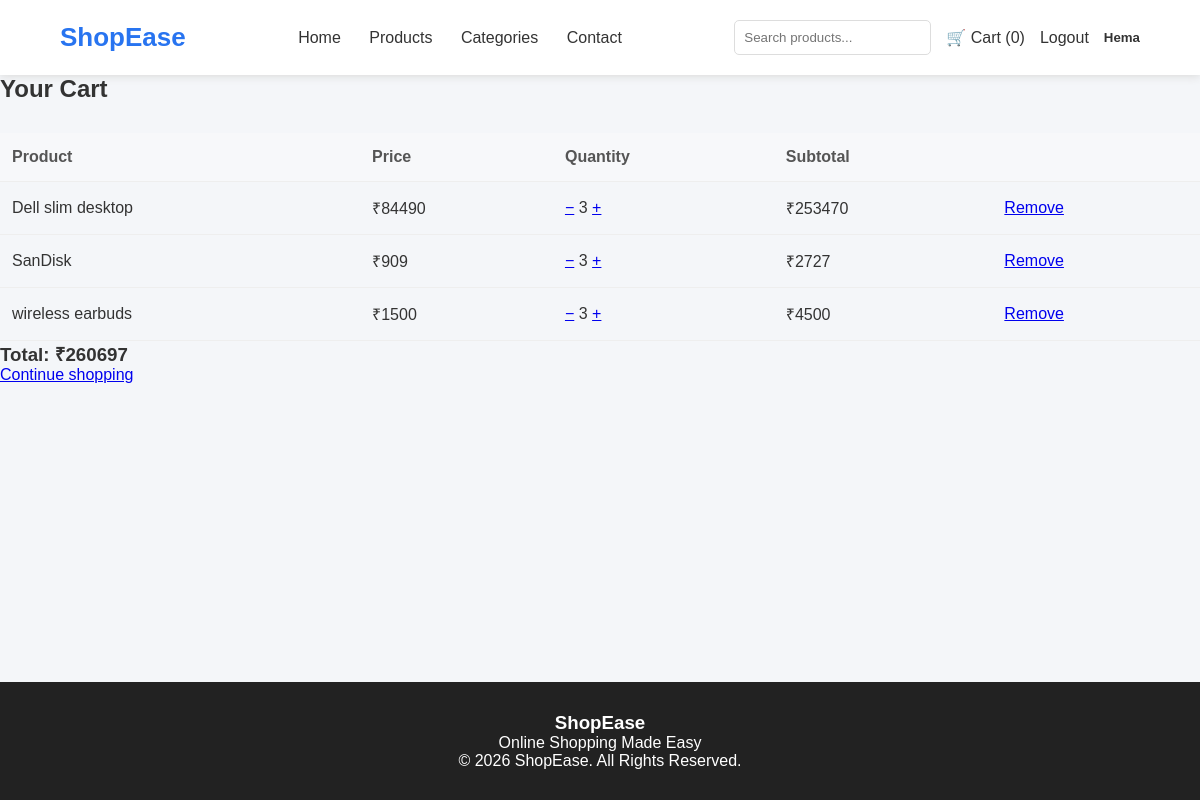
The page /products/cart (signed in) on the database as committed earlier.
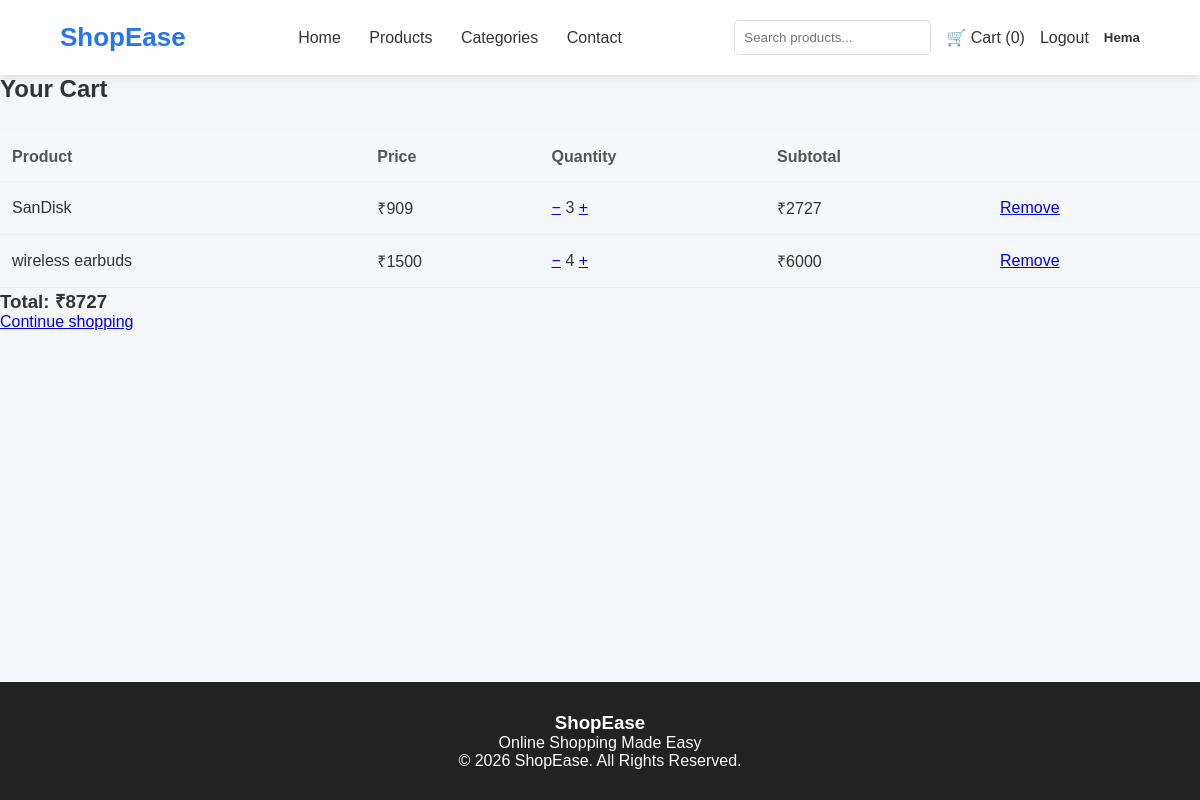
The same page on the database as committed later.
### products/models.py (models this page shows, shortened)
class CartItem(models.Model):
    user = models.ForeignKey(User,on_delete=models.CASCADE,null = True)
    product = models.ForeignKey(Products,on_delete=models.CASCADE)
    quantity = models.PositiveIntegerField(default=1)
    def total_price(self):
        return self.product.price*self.quantity

class Products(models.Model):
    name = models.CharField(max_length=20)
    description = models.TextField(blank=True)
    price = models.IntegerField(blank=True,null=True)
    image = models.ImageField(null=True,upload_to='photos')
    stock = models.PositiveIntegerField()
    created_at = models.DateTimeField(null=True,auto_now_add=True)
    updated_at = models.DateTimeField(null=True,auto_now=True)
    is_available = models.BooleanField()
    slug = models.SlugField(null=True,blank=True)
    cat = models.ForeignKey(Category,on_delete=models.CASCADE,null=True)

### products/views.py (the view)
# urls.py: path('cart',view_cartpage,name='viewcart'),
def view_cartpage(request):
    if not request.user.is_authenticated:
        return redirect("login")
    items = CartItem.objects.filter(user=request.user)
    grand_total = 0
    for item in items:
        grand_total += item.total_price()
    return render(request, "cart.html", {"items": items, "grand_total": grand_total})

### templates/cart.html
{% extends 'base.html' %}
{% block content%}
<h2>Your Cart</h2>
{% if items %}
<table>
    <tr>
        <th>Product</th>
        <th>Price</th>
        <th>Quantity</th>
        <th>Subtotal</th>
        <th></th>
    </tr>
    {% for item in items %}
    <tr>
        <td>{{ item.product.name }}</td>
        <td>₹{{ item.product.price }}</td>
        <td>
            <a href="{% url 'decrease_quantity' item.id %}">−</a>
            {{ item.quantity }}
            <a href="{% url 'increase_quantity' item.id %}">+</a>
        </td>
        <td>₹{{ item.total_price }}</td>
        <td><a href="{% url 'remove_item' item.id %}">Remove</a></td>
    </tr>
    {% endfor %}
</table>
<h3>Total: ₹{{ grand_total }}</h3>
{% else %}
<p>Your cart is empty.</p>
{% endif %}
<p><a href="{% url 'allproduct' %}">Continue shopping</a></p>
{% endblock %}

Rows that differ between the two databases and show on the page:
removed CartItem: product.name "Dell slim desktop", product.price "84490", quantity "3", total_price "253470"
changed CartItem "wireless earbuds": quantity "3" → "4"; total_price "4500" → "6000"
Other text that changed with them:
{{ grand_total }}: "260697" → "8727"
